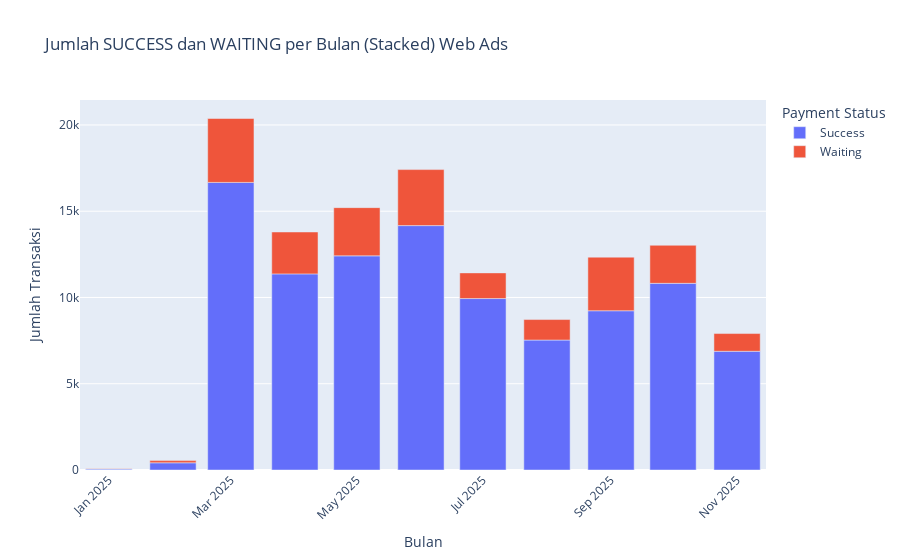

Write notebook code for a chart like this one.
### Code cell
fig = px.bar(
    status_summary,
    x='Bulan_Tahun',
    y='Jumlah',
    color='Payment Status',
    barmode='relative',  # Stacked bar
    title='Jumlah SUCCESS dan WAITING per Bulan (Stacked) Web Ads',
    labels={'Bulan_Tahun': 'Bulan', 'Jumlah': 'Jumlah Transaksi'}
)

fig.update_layout(xaxis_tickangle=-45)
fig.show()

### Figure 1 — Plotly figure (JSON) as saved in the notebook; plotly's stock layout.template omitted (floating-point values rounded to 4 significant figures)
{"data": [{"hovertemplate": "Payment Status=Success<br>Bulan=%{x}<br>Jumlah Transaksi=%{y}<extra></extra>", "legendgroup": "Success", "marker": {"color": "#636efa", "pattern": {"shape": ""}}, "name": "Success", "orientation": "v", "showlegend": true, "textposition": "auto", "type": "bar", "x": ["2025-01", "2025-02", "2025-03", "2025-04", "2025-05", "2025-06", "2025-07", "2025-08", "2025-09", "2025-10", "2025-11"], "xaxis": "x", "y": [52, 417, 16669, 11367, 12414, 14166, 9938, 7532, 9230, 10820, 6881], "yaxis": "y"}, {"hovertemplate": "Payment Status=Waiting<br>Bulan=%{x}<br>Jumlah Transaksi=%{y}<extra></extra>", "legendgroup": "Waiting", "marker": {"color": "#EF553B", "pattern": {"shape": ""}}, "name": "Waiting", "orientation": "v", "showlegend": true, "textposition": "auto", "type": "bar", "x": ["2025-01", "2025-02", "2025-03", "2025-04", "2025-05", "2025-06", "2025-07", "2025-08", "2025-09", "2025-10", "2025-11"], "xaxis": "x", "y": [22, 127, 3705, 2429, 2793, 3247, 1487, 1188, 3106, 2206, 1028], "yaxis": "y"}], "layout": {"barmode": "relative", "legend": {"title": {"text": "Payment Status"}, "tracegroupgap": 0}, "title": {"text": "Jumlah SUCCESS dan WAITING per Bulan (Stacked) Web Ads"}, "xaxis": {"anchor": "y", "domain": [0, 1], "tickangle": -45, "title": {"text": "Bulan"}}, "yaxis": {"anchor": "x", "domain": [0, 1], "title": {"text": "Jumlah Transaksi"}}}}
